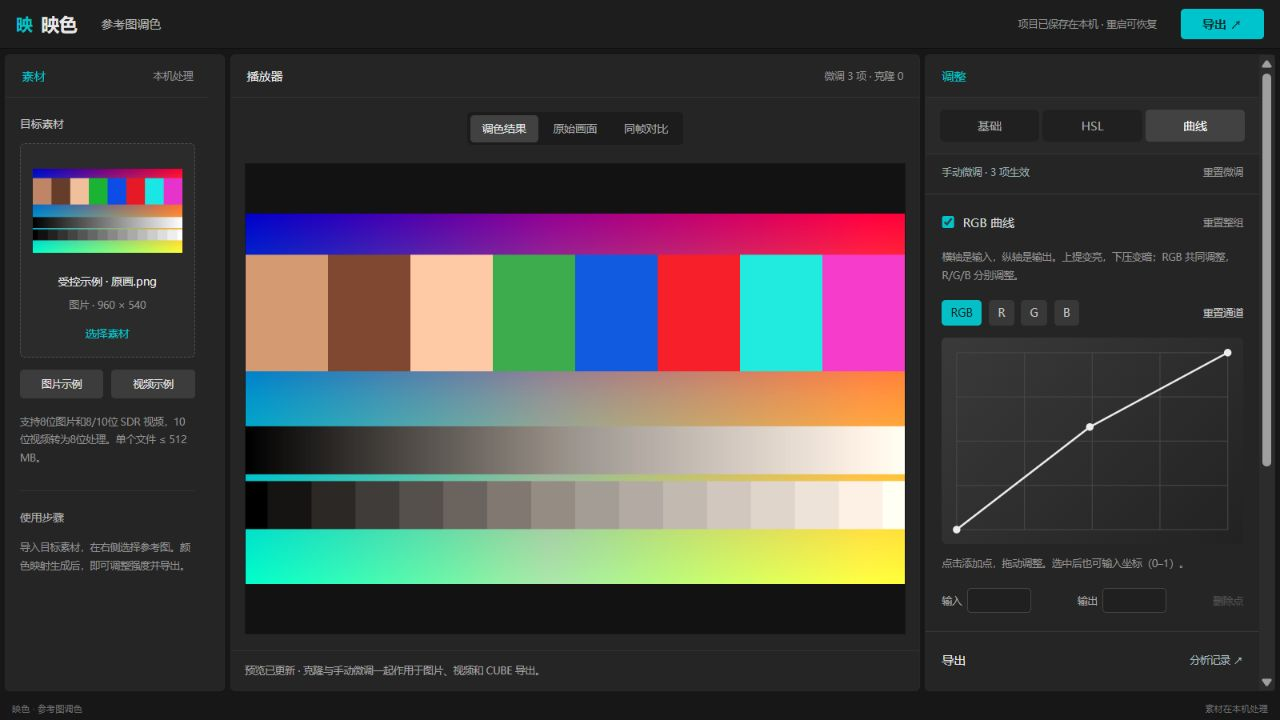
#> input picture docs/images/manual-controls-ui.png, 1280 x 720 px
$ python -i audit_pst50_local_geometry.py   (imports and definitions only)
#> lines starting #> are read from the running program, lines starting #| are printed output that depends on the picture
"""Blind, input-only geometric near-duplicate check on the 50 PST50 pairs."""
import argparse
from concurrent.futures import ThreadPoolExecutor
from itertools import combinations, product
import json
from pathlib import Path

import cv2
import numpy as np

from independent_coco import digest
from probe_pst50_reserve_fingerprints import BASE, REV, ROLES, load_entries, verify
from reference_color_app.media import decode_image

ROLES = ROLES[:2]


# [11 lines left out: function load_image, not called in this run]


def descriptors(rgb):
    h, w = rgb.shape[:2]
#> h = 720; w = 1280
    k = min(1.0, 640/max(h, w))
#> k = 0.5
    small = cv2.resize(rgb, (round(w*k), round(h*k)), interpolation=cv2.INTER_AREA)
    gray = cv2.cvtColor(small, cv2.COLOR_RGB2GRAY)
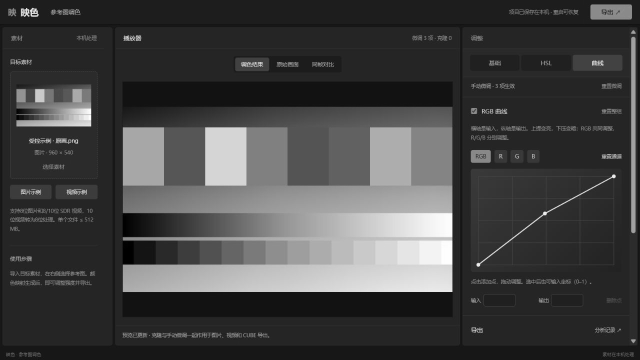
#> gray: shape (360, 640); min 0, max 254, mean 66.9
    detector = cv2.ORB_create(nfeatures=1200)
    features = []
    for raster in (gray, cv2.flip(gray, 1)):
        points, values = detector.detectAndCompute(raster, None)
        features.append((np.float32([p.pt for p in points]), values, raster.shape))
#> this loop made 2 passes
#> after the loop, features = 2 items
    return features


def filtered(matcher, source, target):
    return {best.queryIdx: best.trainIdx for best, runner_up in matcher.knnMatch(source, target, k=2)
            if best.distance < .75 * runner_up.distance}


# [36 lines left out: function measure, not called in this run]


def only_singular(matrix):
    return not np.isfinite(matrix).all() or abs(np.linalg.det(matrix)) < 1e-10


def compare(a, b):
    return {name: measure(a[0], version) for name, version in zip(("normal", "flipped"), b, strict=True)}


# [50 lines left out: functions positive_crop, run, not called in this run]


# [4 lines not run here, left out]

>>> import cv2
>>> picture = cv2.cvtColor(cv2.imread('../../docs/images/manual-controls-ui.png'), cv2.COLOR_BGR2RGB)
>>> result = descriptors(picture)
#> result = 2 items
